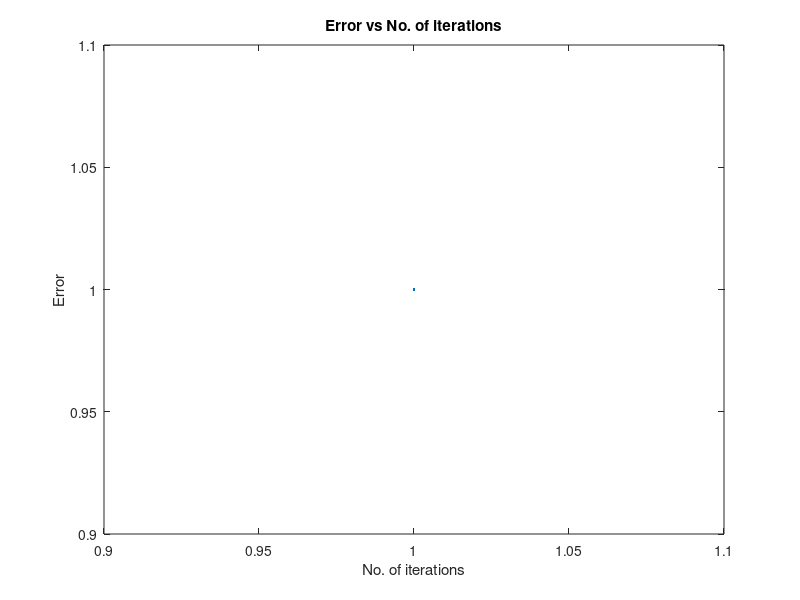

Reproduce this figure in MATLAB.
%f=@(x)  x^3-5*x+1
f=@(x)  x^2-29;
%f=@(x)  x^(2.71828*x)-cos(x)
a= input("Enter first limit : ");
b= input("Enter second limit : ");
tol= input("Enter tolerance value : ");
i=1;
error(1)=1;
if (f(a)*f(b)>0)
    fprintf("Limits doesn't satistfy the condition ");
else
    while (error(i)>tol)
        c = (a+b)/2;
        if(f(c)==0)
            fprintf("The smallest positive value of root is %.3f ",c);
            break;
        end
        if(f(a)*f(c)<0)
            b=c;
        elseif(f(a)*f(c)>0) 
            a=c;
        end
        error(i+1) = abs(f(c)); 
        i=i+1;
    end
    fprintf("The smallest positive value of root is %.3f\n ",c);
end
j= 1:i
plot(j,error);
xlabel("No. of iterations");
ylabel("Error");
title("Error vs No. of iterations");
